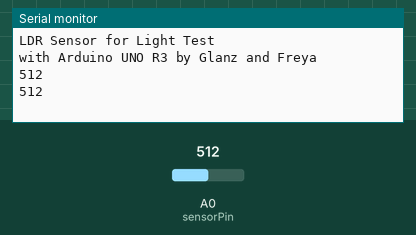
Bench run of a sketch on a simulated Arduino Uno, built with avr-gcc and run on an emulated ATmega328P. On the bench: the last lines printed to the serial monitor. Inputs (shaded band) come from the test bench; at power-on: A0 (sensorPin) = 512.

Above: at 4.1 s.
4.2 s: A0 (sensorPin) set to 716
At 7.6 s:
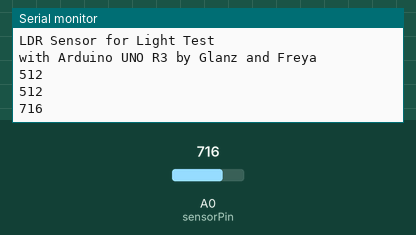
8.4 s: A0 (sensorPin) set to 900
At 11.4 s:
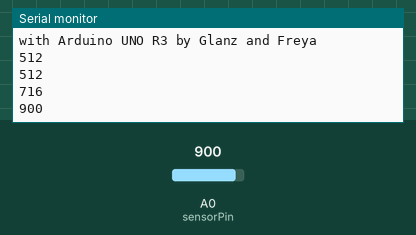
Timing chart, 0 to 12.9 s (numbered marks = the images above; inputs shaded):
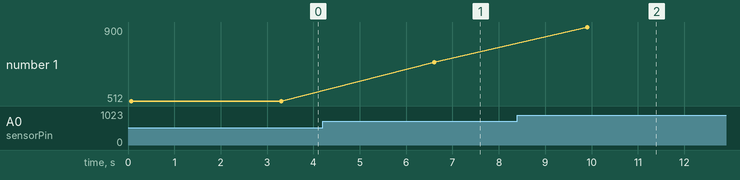

The sketch:

LDRLightSensorInit.ino
```cpp
int sensorPin = A0; // select the input pin for LDR

int sensorValue = 0; // variable to store the value coming from the sensor

void setup() {
Serial.begin(9600); //sets serial port for communication
Serial.println("LDR Sensor for Light Test");
Serial.println("with Arduino UNO R3 by Glanz and Freya");
}

void loop() {
sensorValue = analogRead(sensorPin); // read the value from the sensor
Serial.println(sensorValue); //prints the values coming from the sensor on the screen

delay(3300);
}
```

Measured:
- after the input at 4.2 s, the serial monitor: prints a new line after 2.4 s (image 1)
- after the input at 8.4 s, the serial monitor: prints a new line after 1.5 s (image 2)
- plotted number 1: 512 → 716 after the input at 4.2 s, 716 → 900 after the input at 8.4 s
